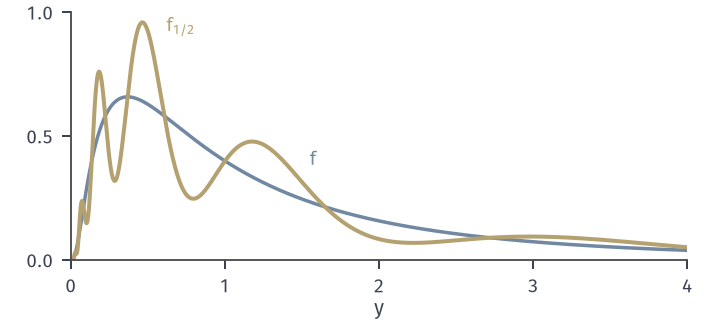

Reproduce this figure in Python.
from pathlib import Path
import sys
HERE = Path(__file__).resolve().parent
sys.path.insert(0, str(HERE.parent/"weak-common"))
from weak_fig import *
# Lognormal Y=e^Z, density f(y)=varphi(ln y)/y; f_a = f(1+a sin(2 pi ln y)), a=1/2. Same moments e^{k^2/2}.
a = .5
f = lambda y: npdf(np.log(y))/y
z = np.linspace(-12, 16, 400001)
mom = {k: [float(np.trapezoid(np.exp(k*z)*npdf(z), z)), float(np.trapezoid(np.exp(k*z)*npdf(z)*(1+a*np.sin(2*np.pi*z)), z)), float(np.exp(k*k/2))] for k in range(5)}
for k, (m0, m1, ex) in mom.items(): assert abs(m0-ex) < 1e-6*ex and abs(m1-ex) < 1e-6*ex, (k, m0, m1, ex)
fig, ax = figure(width_mm=100, height_mm=46)
fig.set_layout_engine(None); fig.subplots_adjust(left=.1, right=.97, top=.96, bottom=.2)
y = np.linspace(1e-4, 4, 2000)
ax.plot(y, f(y), color=BLUE, lw=1.4); ax.plot(y, f(y)*(1+a*np.sin(2*np.pi*np.log(y))), color=YELLOW, lw=1.6)
lab(ax, 1.55, .38, r'$f$', BLUE); lab(ax, .62, .92, r'$f_{1/2}$', YELLOW)
ax.set_xlim(0, 4); ax.set_ylim(0, 1.0); ax.set_xticks([0, 1, 2, 3, 4]); ax.set_yticks([0, .5, 1])
axlab(ax, r'$y$')
save(fig, HERE, 'figure', {'moments_k_f_fa_exact': mom})
